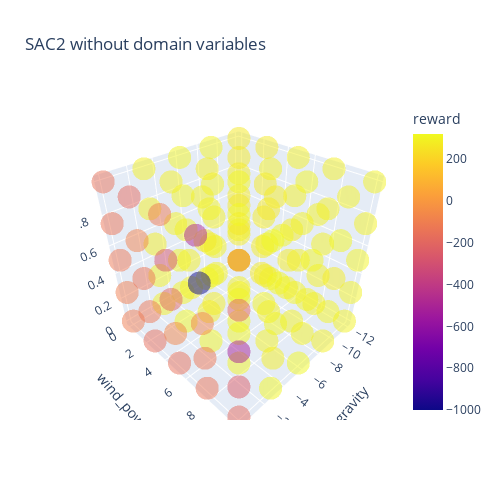

The notebook cell saved with this chart:
### Code cell
# validations of top performing sac2 with and without domain variables
res_no_env_cropped = res_no_env.copy()
res_no_env_cropped.loc[res_no_env_cropped.reward < -1000, ['reward']] = -1000
fig1 = px.scatter_3d(res_no_env_cropped, x='gravity', y='wind_power', z='turbulence_power',
              color='reward', height=500, opacity=0.5, width=500, title="SAC2 without domain variables")
fig1.show()
